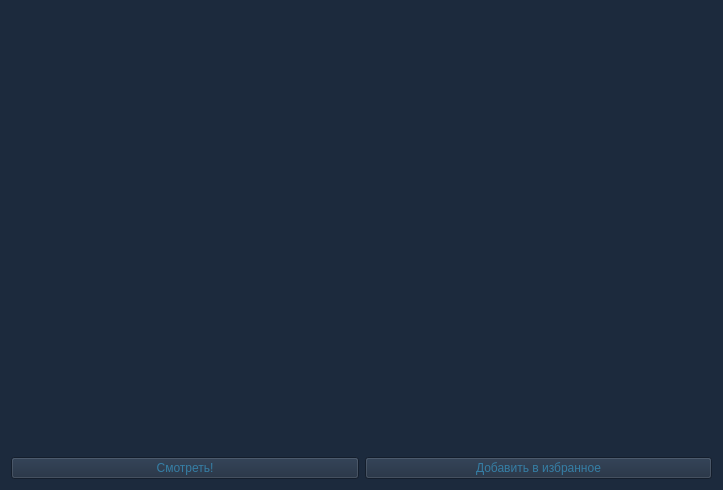
<?xml version="1.0" encoding="UTF-8"?>
<ui version="4.0">
 <class>Form</class>
 <widget class="QWidget" name="Form">
  <property name="geometry">
   <rect>
    <x>0</x>
    <y>0</y>
    <width>723</width>
    <height>490</height>
   </rect>
  </property>
  <property name="windowTitle">
   <string>Информация о фильме</string>
  </property>
  <property name="styleSheet">
   <string notr="true">background-color: rgb(28, 42, 61);
color: rgb(53, 126, 165);
</string>
  </property>
  <layout class="QVBoxLayout" name="verticalLayout_2">
   <item>
    <layout class="QHBoxLayout" name="horizontalLayout">
     <item>
      <widget class="QLabel" name="filmPoster">
       <property name="sizePolicy">
        <sizepolicy hsizetype="Maximum" vsizetype="Maximum">
         <horstretch>0</horstretch>
         <verstretch>0</verstretch>
        </sizepolicy>
       </property>
       <property name="text">
        <string/>
       </property>
       <property name="alignment">
        <set>Qt::AlignCenter</set>
       </property>
      </widget>
     </item>
     <item>
      <widget class="QLabel" name="label">
       <property name="sizePolicy">
        <sizepolicy hsizetype="Maximum" vsizetype="Minimum">
         <horstretch>0</horstretch>
         <verstretch>0</verstretch>
        </sizepolicy>
       </property>
       <property name="font">
        <font>
         <family>Noto Sans Bengali UI Black</family>
         <pointsize>12</pointsize>
         <weight>75</weight>
         <bold>true</bold>
        </font>
       </property>
       <property name="text">
        <string/>
       </property>
       <property name="scaledContents">
        <bool>true</bool>
       </property>
       <property name="alignment">
        <set>Qt::AlignCenter</set>
       </property>
       <property name="wordWrap">
        <bool>true</bool>
       </property>
      </widget>
     </item>
    </layout>
   </item>
   <item>
    <layout class="QHBoxLayout" name="horizontalLayout_2">
     <property name="sizeConstraint">
      <enum>QLayout::SetDefaultConstraint</enum>
     </property>
     <item>
      <widget class="QPushButton" name="pushButton_2">
       <property name="sizePolicy">
        <sizepolicy hsizetype="Minimum" vsizetype="Maximum">
         <horstretch>0</horstretch>
         <verstretch>0</verstretch>
        </sizepolicy>
       </property>
       <property name="styleSheet">
        <string notr="true">background-color: rgb(28, 42, 61);
color: rgb(53, 126, 165);
</string>
       </property>
       <property name="text">
        <string>Смотреть!</string>
       </property>
      </widget>
     </item>
     <item>
      <widget class="QPushButton" name="pushButton">
       <property name="sizePolicy">
        <sizepolicy hsizetype="Minimum" vsizetype="Maximum">
         <horstretch>0</horstretch>
         <verstretch>0</verstretch>
        </sizepolicy>
       </property>
       <property name="styleSheet">
        <string notr="true">background-color: rgb(28, 42, 61);
color: rgb(53, 126, 165);
</string>
       </property>
       <property name="text">
        <string>Добавить в избранное</string>
       </property>
      </widget>
     </item>
    </layout>
   </item>
  </layout>
 </widget>
 <resources/>
 <connections/>
</ui>
